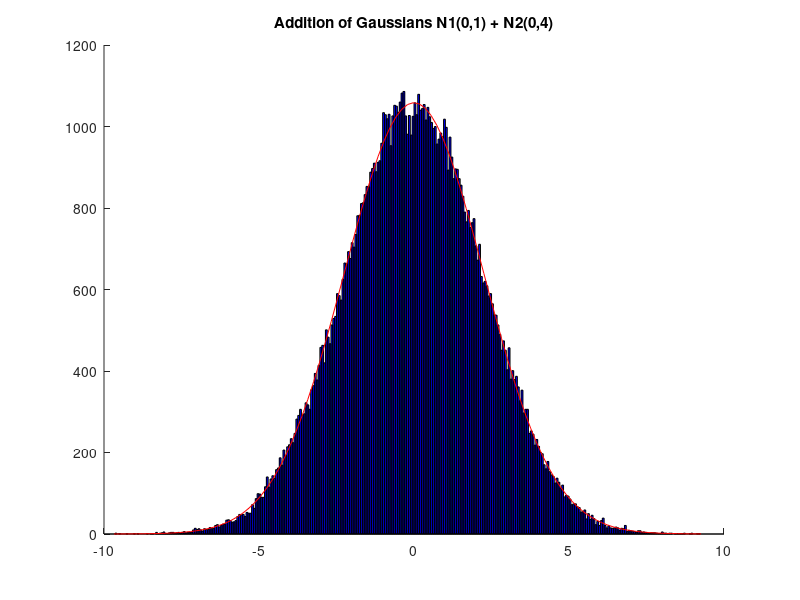
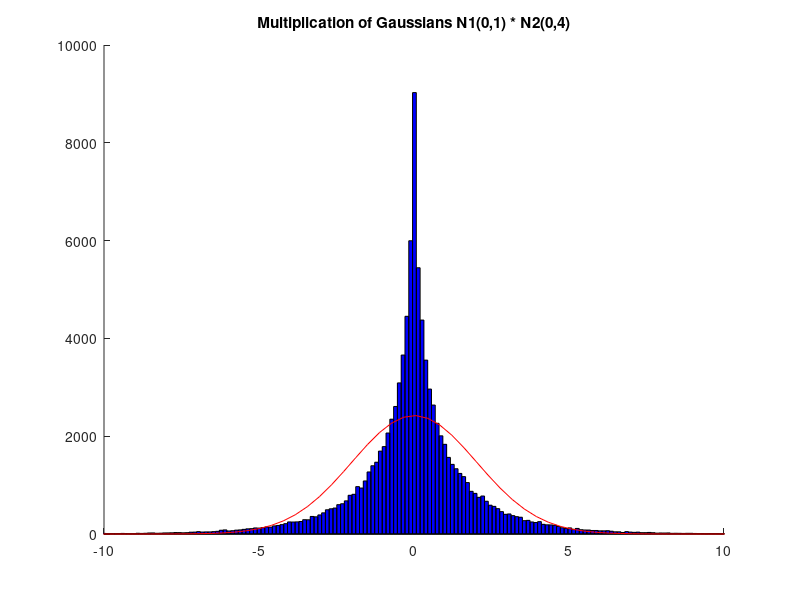
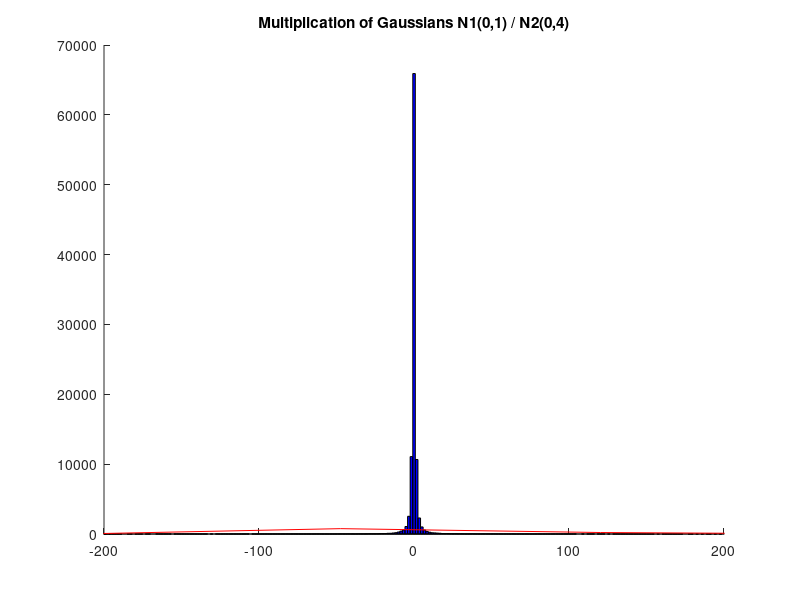

Write MATLAB code to recreate these figures, in order.
%% Gaussian Math
% Test addition, multiplication and division of Gaussians to see if result
% is still Gaussian, by sampling excessively and performing computations on
% samples, then comparing histograms to Gaussian approximations of final 
% distribution.

% Distribution samples
n = 100000;
x = randn(n,1);
y = 2*randn(n,1);

% Math
z1 = x+y;
z2 = x.*y;
z3 = x./y;

% Histogram fit

figure(1); clf; hold on;
histfit(z1);
xlim([-10 10])
title('Addition of Gaussians N1(0,1) + N2(0,4)')

figure(2); clf; hold on;
histfit(z2);
xlim([-10 10])
title('Multiplication of Gaussians N1(0,1) * N2(0,4)')

figure(3); clf; hold on;
histfit(z3,10000);
xlim([-200 200])
title('Multiplication of Gaussians N1(0,1) / N2(0,4)')
